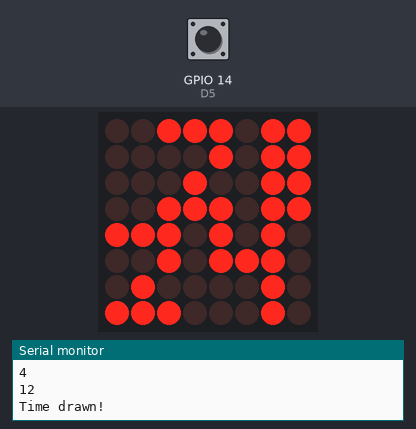
Bench run of a sketch on a simulated ESP8266 (NodeMCU). Shown: 8×8 LED matrix, the last lines printed to the serial monitor. The inputs (shaded band) are chosen by the test bench; at power-on: GPIO 14 (D5) HIGH. WiFi joins after 1.5 s; servers stay silent unless stated; the local clock reads 2024-03-15 10:24:30 at power-on unless the sketch sets it.

Above: at 1.1 s.
At 30.1 s:
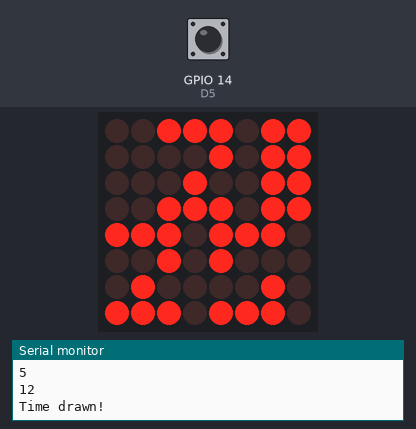
At 90.1 s:
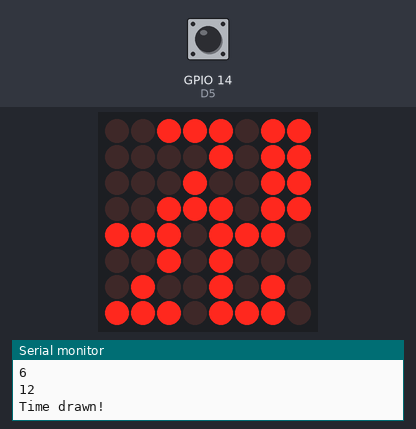

The sketch:

clock.ino
```cpp
// (licence header left out)
// Settings
const bool SET_TIME_ON_STARTUP = true;
const char* ssid     = ""; // Hardcoded ssid/password combo for setting time on startup
const char* password = "";

// Needed for WifiManager
#include <ESP8266WiFi.h>          //https://github.com/esp8266/Arduino
#include <DNSServer.h>
#include <ESP8266WebServer.h>
#include <WiFiManager.h>         //https://github.com/tzapu/WiFiManager

// Needed for UDP/NTP
#include <WiFiUdp.h>

// Needed for RTC/Matrix
#include <Wire.h>
#include <Adafruit_GFX.h>
#include "Adafruit_LEDBackpack.h"
#include "RTClib.h"

// Font
#include "font.h"

Adafruit_8x8matrix matrix = Adafruit_8x8matrix();
RTC_DS1307 RTC;

int lastMinute = 60;

WiFiManager wifiManager;

// UDP Init

WiFiUDP Udp;
unsigned int localPort = 8888;       // local port to listen for UDP packets
const char timeServer[] = "time.nist.gov"; // time.nist.gov NTP server
const int NTP_PACKET_SIZE = 48; // NTP time stamp is in the first 48 bytes of the message
byte packetBuffer[NTP_PACKET_SIZE]; //buffer to hold incoming and outgoing packets

void setup () {
    // Init peripherals
    Serial.begin(115200);
    d("Serial Connected!");
    Wire.begin();
    d("Wire");
    matrix.begin(0x70);
    d("Matrix");
    RTC.begin();
    d("RTC Begin");
    if (! RTC.isrunning()) {
      Serial.println("RTC is NOT running!");
      // following line sets the RTC to the date & time this sketch was compiled
      // RTC.adjust(DateTime(__DATE__, __TIME__));
    }
    d("RTC running");
    pinMode(14, INPUT_PULLUP); // D5
    // Check if the WiFi setup button is pressed
    d("WiFiManager init...");
    if(digitalRead(14) == LOW) {
      d("WiFi setup button pressed");
      delay(50);
      while(digitalRead(14) == LOW) {delay(1);}
      wifiManager.autoConnect("clockSetupAP");
      d("WiFi setup complete");
      Udp.begin(localPort);
      d("UDP begin");
      setTime();
      d("setTime done");
    }
    // Check if the SET_TIME_ON_STARTUP setting is set
    else if(SET_TIME_ON_STARTUP) {
      // connect to hardcoded credentials
      WiFi.mode(WIFI_STA);
      WiFi.begin(ssid, password);
      d("WiFi setup complete");
      Udp.begin(localPort);
      d("UDP begin");
      setTime();
      d("setTime done");
    }
    d("Disconnecting");
    WiFi.disconnect();
    d("Entering loop!");
}


/*
Notes:

RTC functions:
  RTC.now() (DateTime type)
  DateTime.year/month/day/hour/minute/second


Matrix:
  matrix.clear();
  matrix.drawBitmap(0, 0, smile_bmp, 8, 8, LED_ON);
  matrix.writeDisplay();
  delay(500);

Font:
0-11: Hour 1-12
12, 13: AM, PM
14-19: 0-5 Minute 10s digit
20-30: 0-9 Minute 1s digit

IMAGES[24] is 3 minutes 1s digit
*/


void loop () {
    DateTime now = RTC.now();
    if(not(now.minute() == lastMinute)) {
      d("Drawing time");
      drawTime(now);
      lastMinute = now.minute();
    }
    delay(100);
}


void drawTime(DateTime dtTime) {
  // Function to draw the time given a DateTime object
  int ones = (dtTime.minute()%10);
  int tens = ((dtTime.minute()/10)%10);
  int hour12 = dtTime.hour();
  int ampm = 12;
  if(hour12 > 12) {
     hour12 = hour12 - 12;
     ampm = 13;
  }
  d(String(hour12));
  d(":");
  d(String(tens));
  d(String(ones));
  d(String(ampm));
  matrix.clear();
  matrix.drawBitmap(0, 0, IMAGES[hour12 - 1], 8, 8, LED_ON); // Hour
  matrix.drawBitmap(0, 0, IMAGES[tens + 14], 8, 8, LED_ON); // Tens place
  matrix.drawBitmap(0, 0, IMAGES[ones + 20], 8, 8, LED_ON); // Hour
  matrix.drawBitmap(0, 0, IMAGES[ampm], 8, 8, LED_ON); // AM/PM
  matrix.writeDisplay();
  d("Time drawn!");
}

void setTime() {
  // Connect to WiFi and set the time
  sendNTPpacket(timeServer);
  delay(1000);
  if (Udp.parsePacket()) {
    // We've received a packet, read the data from it
    Udp.read(packetBuffer, NTP_PACKET_SIZE); // read the packet into the buffer

    // the timestamp starts at byte 40 of the received packet and is four bytes,
    // or two words, long. First, extract the two words:

    unsigned long highWord = word(packetBuffer[40], packetBuffer[41]);
    unsigned long lowWord = word(packetBuffer[42], packetBuffer[43]);
    // combine the four bytes (two words) into a long integer
    // this is NTP time (seconds since Jan 1 1900):
    unsigned long secsSince1900 = highWord << 16 | lowWord;
    // now convert NTP time into everyday time:
    // Unix time starts on Jan 1 1970. In seconds, that's 2208988800:
    const unsigned long seventyYears = 2208988800UL;
    // subtract seventy years:
    unsigned long epoch = secsSince1900 - seventyYears;
    // hour, minute and second:
    int newHour = (epoch  % 86400L) / 3600; // the hour (86400 equals secs per day)
    int newMinute = (epoch  % 3600) / 60; // the minute (3600 equals secs per minute)
    int newSecond = epoch % 60; // the second
    d(String(newHour));
    d(":");
    d(String(newMinute));
    d(":");
    d(String(newSecond));
    if(newHour<9){
      DateTime newDate = DateTime(2019, 1, 4, (24 - (8 - newHour)), newMinute, newSecond);
      RTC.adjust(newDate);
    }
    else {
      DateTime newDate = DateTime(2019, 1, 4, newHour - 8, newMinute, newSecond);
      RTC.adjust(newDate);
    }

  }
  else {
    setTime();
  }
}


// send an NTP request to the time server at the given address
void sendNTPpacket(const char * address) {
  // set all bytes in the buffer to 0
  memset(packetBuffer, 0, NTP_PACKET_SIZE);
  // Initialize values needed to form NTP request
  // (see URL above for details on the packets)
  packetBuffer[0] = 0b11100011;   // LI, Version, Mode
  packetBuffer[1] = 0;     // Stratum, or type of clock
  packetBuffer[2] = 6;     // Polling Interval
  packetBuffer[3] = 0xEC;  // Peer Clock Precision
  // 8 bytes of zero for Root Delay & Root Dispersion
  packetBuffer[12]  = 49;
  packetBuffer[13]  = 0x4E;
  packetBuffer[14]  = 49;
  packetBuffer[15]  = 52;

  // all NTP fields have been given values, now
  // you can send a packet requesting a timestamp:
  Udp.beginPacket(address, 123); // NTP requests are to port 123
  Udp.write(packetBuffer, NTP_PACKET_SIZE);
  Udp.endPacket();
}

void d(String myCharArray) {
  Serial.println(myCharArray);
}
```

font.h
```cpp
const byte IMAGES[][8] = {
{
  B00001000,
  B00001000,
  B00001000,
  B00001000,
  B00000000,
  B00000000,
  B00000000,
  B00000000
},{
  B00111000,
  B00001000,
  B00010000,
  B00111000,
  B00000000,
  B00000000,
  B00000000,
  B00000000
},{
  B00111000,
  B00001000,
  B00001000,
  B00111000,
  B00000000,
  B00000000,
  B00000000,
  B00000000
},{
  B00101000,
  B00111000,
  B00001000,
  B00001000,
  B00000000,
  B00000000,
  B00000000,
  B00000000
},{
  B00111000,
  B00100000,
  B00001000,
  B00111000,
  B00000000,
  B00000000,
  B00000000,
  B00000000
},{
  B00111000,
  B00100000,
  B00101000,
  B00111000,
  B00000000,
  B00000000,
  B00000000,
  B00000000
},{
  B00111000,
  B00001000,
  B00010000,
  B00100000,
  B00000000,
  B00000000,
  B00000000,
  B00000000
},{
  B00111000,
  B00101000,
  B00111000,
  B00111000,
  B00000000,
  B00000000,
  B00000000,
  B00000000
},{
  B00111000,
  B00101000,
  B00111000,
  B00001000,
  B00000000,
  B00000000,
  B00000000,
  B00000000
},{
  B10111000,
  B10101000,
  B10101000,
  B10111000,
  B00000000,
  B00000000,
  B00000000,
  B00000000
},{
  B10001000,
  B10001000,
  B10001000,
  B10001000,
  B00000000,
  B00000000,
  B00000000,
  B00000000
},{
  B10111000,
  B10001000,
  B10010000,
  B10111000,
  B00000000,
  B00000000,
  B00000000,
  B00000000
},{
  B00000011,
  B00000011,
  B00000011,
  B00000011,
  B00000000,
  B00000000,
  B00000000,
  B00000000
},{
  B00000011,
  B00000011,
  B00000010,
  B00000010,
  B00000000,
  B00000000,
  B00000000,
  B00000000
},{
  B00000000,
  B00000000,
  B00000000,
  B00000000,
  B11100000,
  B10100000,
  B10100000,
  B11100000
},{
  B00000000,
  B00000000,
  B00000000,
  B00000000,
  B00100000,
  B00100000,
  B00100000,
  B00100000
},{
  B00000000,
  B00000000,
  B00000000,
  B00000000,
  B11100000,
  B00100000,
  B01000000,
  B11100000
},{
  B00000000,
  B00000000,
  B00000000,
  B00000000,
  B11100000,
  B00100000,
  B00100000,
  B11100000
},{
  B00000000,
  B00000000,
  B00000000,
  B00000000,
  B10100000,
  B11100000,
  B00100000,
  B00100000
},{
  B00000000,
  B00000000,
  B00000000,
  B00000000,
  B11100000,
  B10000000,
  B00100000,
  B11100000
},{
  B00000000,
  B00000000,
  B00000000,
  B00000000,
  B00001110,
  B00001010,
  B00001010,
  B00001110
},{
  B00000000,
  B00000000,
  B00000000,
  B00000000,
  B00000010,
  B00000010,
  B00000010,
  B00000010
},{
  B00000000,
  B00000000,
  B00000000,
  B00000000,
  B00001110,
  B00000010,
  B00000100,
  B00001110
},{
  B00000000,
  B00000000,
  B00000000,
  B00000000,
  B00001110,
  B00000010,
  B00000010,
  B00001110
},{
  B00000000,
  B00000000,
  B00000000,
  B00000000,
  B00001010,
  B00001110,
  B00000010,
  B00000010
},{
  B00000000,
  B00000000,
  B00000000,
  B00000000,
  B00001110,
  B00001000,
  B00000010,
  B00001110
},{
  B00000000,
  B00000000,
  B00000000,
  B00000000,
  B00001110,
  B00001000,
  B00001010,
  B00001110
},{
  B00000000,
  B00000000,
  B00000000,
  B00000000,
  B00001110,
  B00000010,
  B00000100,
  B00001000
},{
  B00000000,
  B00000000,
  B00000000,
  B00000000,
  B00001110,
  B00001010,
  B00001110,
  B00001110
},{
  B00000000,
  B00000000,
  B00000000,
  B00000000,
  B00001110,
  B00001010,
  B00001110,
  B00000010
}};
const int IMAGES_LEN = sizeof(IMAGES)/8;
```

Measured:
- what the display in image 0 shows lasts 29.1 s, from 1.0 s to 30.1 s
- what the display in image 1 shows lasts 59.9 s, from 30.1 s to 90.0 s
